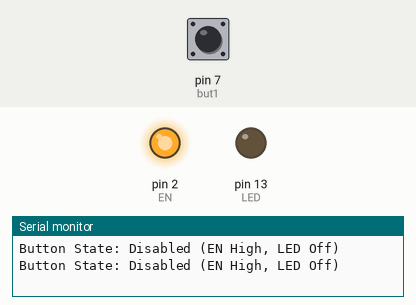
The sketch below on a simulated Arduino Uno, built with avr-gcc and run on an emulated ATmega328P. On the bench: output pins drawn as LEDs (lit = HIGH), the last lines printed to the serial monitor. Dashed ring = blinking. Inputs (shaded band) come from the test bench; at power-on: pin 7 (but1) HIGH.

Above: at 1.2 s.
1.3 s: pin 7 (but1) pulled LOW for 0.15 s
At 2.6 s:
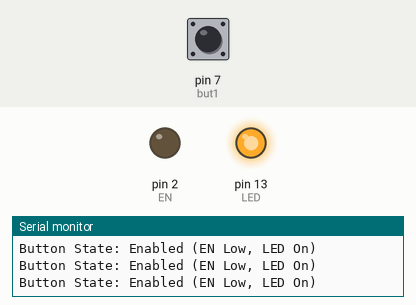
2.9 s: pin 7 (but1) pulled LOW for 3.2 s
At 3.06 s:
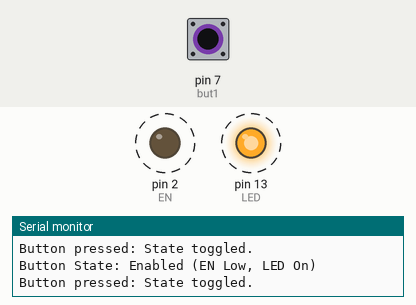
7.6 s: pin 7 (but1) driven LOW
At 7.76 s:
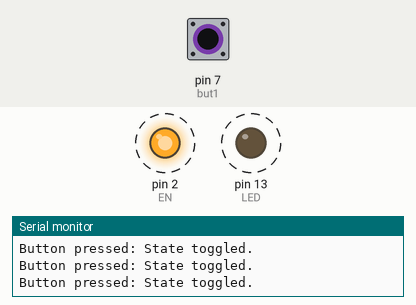
10.6 s: pin 7 (but1) driven HIGH
At 10.6 s:
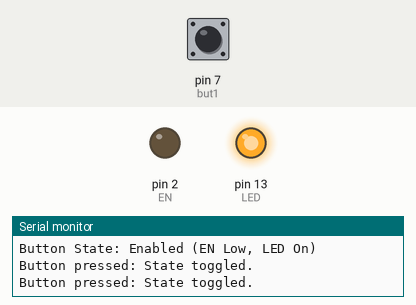
Timing chart, 0 to 13.1 s (numbered marks = the images above; inputs shaded):
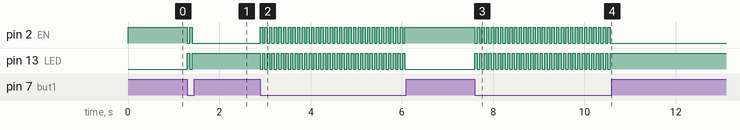

Measured:
- after the input at 1.3 s, pin 2 (EN): HIGH → LOW at once, → HIGH 0.05 s later, → LOW 0.05 s later; pin 13 (LED): LOW → HIGH at once, → LOW 0.05 s later, → HIGH 0.05 s later
- after the input at 2.9 s, pin 2 (EN): alternates HIGH for 0.05 s and LOW for 0.05 s, 63 changes in all, then stays HIGH, starting at once; pin 13 (LED): alternates HIGH for 0.05 s and LOW for 0.05 s, 63 changes in all, then stays LOW, starting at once
- after the input at 7.6 s, pin 2 (EN), pin 13 (LED): alternates HIGH for 0.05 s and LOW for 0.05 s, starting at once
- after the input at 10.6 s, pin 2 (EN): stops changing and stays LOW; pin 13 (LED): stops changing and stays HIGH

The sketch:

Button_Test.ino
```cpp
#include <AccelStepper.h> // 用於步進馬達控制 (保留以測試啟用)

// 硬體引腳定義
const int but1 = 7; // 按鈕輸入，用於切換馬達
const int EN = 2; // 步進驅動器啟用引腳
const int LED = 13; // LED 指示燈

// 步進馬達相關變數 (簡化測試用)
bool activate_stepper = false; // 馬達啟用旗標

// 時間和去彈跳相關變數
unsigned long lastDebounceTime = 0; // 上次按鈕去彈跳時間
const int debounceDelay = 50; // 去彈跳延遲（ms）

void setup() {
  // 設定步進驅動器引腳並初始停用
  pinMode(EN, OUTPUT);
  digitalWrite(EN, HIGH); // 高電位：停用驅動器

  // 設定輸入/輸出引腳
  pinMode(but1, INPUT_PULLUP); // 按鈕：輸入並啟用內部上拉
  pinMode(LED, OUTPUT);
  digitalWrite(LED, LOW); // 初始關閉 LED

  // 初始化序列通訊，用於調試輸出
  Serial.begin(9600);
  Serial.println("Button Test Started. Press button to toggle state.");
}

void loop() {
  handleButton(); // 處理按鈕輸入和去彈跳

  // 每 500ms 輸出狀態到序列監控器，用於調試
  static unsigned long lastPrintTime = 0;
  if (millis() - lastPrintTime >= 500) {
    lastPrintTime = millis();
    Serial.print("Button State: ");
    Serial.print(activate_stepper ? "Enabled (EN Low, LED On)" : "Disabled (EN High, LED Off)");
    Serial.println();
  }
}

// 函式：處理按鈕輸入和去彈跳邏輯
void handleButton() {
  if (!digitalRead(but1) && (millis() - lastDebounceTime) > debounceDelay) {
    activate_stepper = !activate_stepper; // 切換啟用狀態
    digitalWrite(EN, activate_stepper ? LOW : HIGH); // 控制 EN 引腳
    digitalWrite(LED, activate_stepper ? HIGH : LOW); // 控制 LED
    lastDebounceTime = millis(); // 更新去彈跳時間
    Serial.println("Button pressed: State toggled.");
  }
}
```
